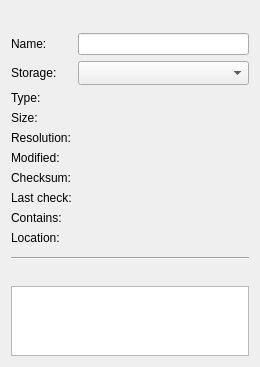
<?xml version="1.0" encoding="UTF-8"?>
<ui version="4.0">
 <class>RootsPreview</class>
 <widget class="QWidget" name="RootsPreview">
  <property name="geometry">
   <rect>
    <x>0</x>
    <y>0</y>
    <width>260</width>
    <height>360</height>
   </rect>
  </property>
  <layout class="QVBoxLayout" name="main_layout">
   <item>
    <layout class="QHBoxLayout" name="title_layout">
     <item>
      <widget class="ElidedLabel" name="name_label">
       <property name="font">
        <font>
         <bold>true</bold>
        </font>
       </property>
       <property name="textInteractionFlags">
        <set>Qt::TextInteractionFlag::TextSelectableByMouse</set>
       </property>
      </widget>
     </item>
     <item>
      <widget class="QLabel" name="title_icon">
       <property name="minimumSize">
        <size>
         <width>16</width>
         <height>16</height>
        </size>
       </property>
       <property name="maximumSize">
        <size>
         <width>16</width>
         <height>16</height>
        </size>
       </property>
      </widget>
     </item>
    </layout>
   </item>
   <item>
    <layout class="QFormLayout" name="form">
     <item row="0" column="0">
      <widget class="QLabel" name="root_name_label">
       <property name="text">
        <string>Name:</string>
       </property>
       <property name="buddy">
        <cstring>root_name_edit</cstring>
       </property>
      </widget>
     </item>
     <item row="0" column="1">
      <widget class="QLineEdit" name="root_name_edit">
       <property name="toolTip">
        <string>What the browser shows for this root and what a folder filter addresses. Nothing on disk changes.</string>
       </property>
      </widget>
     </item>
     <item row="1" column="0">
      <widget class="QLabel" name="root_storage_label">
       <property name="text">
        <string>Storage:</string>
       </property>
       <property name="buddy">
        <cstring>root_storage_combo</cstring>
       </property>
      </widget>
     </item>
     <item row="1" column="1">
      <widget class="QComboBox" name="root_storage_combo">
       <property name="sizeAdjustPolicy">
        <enum>QComboBox::SizeAdjustPolicy::AdjustToMinimumContentsLengthWithIcon</enum>
       </property>
       <property name="minimumContentsLength">
        <number>8</number>
       </property>
       <property name="toolTip">
        <string>What this folder lives on. A removable drive or a disc may be away; its resources stay in the catalog.</string>
       </property>
      </widget>
     </item>
     <item row="2" column="0">
      <widget class="QLabel" name="type_label">
       <property name="text">
        <string>Type:</string>
       </property>
      </widget>
     </item>
     <item row="2" column="1">
      <widget class="QLabel" name="type_value">
       <property name="wordWrap">
        <bool>true</bool>
       </property>
      </widget>
     </item>
     <item row="3" column="0">
      <widget class="QLabel" name="size_label">
       <property name="text">
        <string>Size:</string>
       </property>
      </widget>
     </item>
     <item row="3" column="1">
      <widget class="QLabel" name="size_value">
       <property name="wordWrap">
        <bool>true</bool>
       </property>
      </widget>
     </item>
     <item row="4" column="0">
      <widget class="QLabel" name="resolution_label">
       <property name="text">
        <string>Resolution:</string>
       </property>
      </widget>
     </item>
     <item row="4" column="1">
      <widget class="QLabel" name="resolution_value">
       <property name="wordWrap">
        <bool>true</bool>
       </property>
      </widget>
     </item>
     <item row="5" column="0">
      <widget class="QLabel" name="modified_label">
       <property name="text">
        <string>Modified:</string>
       </property>
      </widget>
     </item>
     <item row="5" column="1">
      <widget class="QLabel" name="modified_value">
       <property name="wordWrap">
        <bool>true</bool>
       </property>
      </widget>
     </item>
     <item row="6" column="0">
      <widget class="QLabel" name="checksum_label">
       <property name="text">
        <string>Checksum:</string>
       </property>
      </widget>
     </item>
     <item row="6" column="1">
      <widget class="ElidedLabel" name="checksum_value"/>
     </item>
     <item row="7" column="0">
      <widget class="QLabel" name="checked_label">
       <property name="text">
        <string>Last check:</string>
       </property>
      </widget>
     </item>
     <item row="7" column="1">
      <widget class="ElidedLabel" name="checked_value"/>
     </item>
     <item row="8" column="0">
      <widget class="QLabel" name="contents_label">
       <property name="text">
        <string>Contains:</string>
       </property>
      </widget>
     </item>
     <item row="8" column="1">
      <widget class="QLabel" name="contents_value">
       <property name="wordWrap">
        <bool>true</bool>
       </property>
      </widget>
     </item>
     <item row="9" column="0">
      <widget class="QLabel" name="path_label">
       <property name="text">
        <string>Location:</string>
       </property>
      </widget>
     </item>
     <item row="9" column="1">
      <widget class="ElidedLabel" name="path_value"/>
     </item>
    </layout>
   </item>
   <item>
    <layout class="QVBoxLayout" name="buttons_layout">
     <property name="spacing">
      <number>4</number>
     </property>
    </layout>
   </item>
   <item>
    <widget class="ScaledImage" name="image_label"/>
   </item>
   <item>
    <widget class="QWidget" name="record_section">
     <layout class="QVBoxLayout" name="record_layout">
      <property name="leftMargin">
       <number>0</number>
      </property>
      <property name="topMargin">
       <number>0</number>
      </property>
      <property name="rightMargin">
       <number>0</number>
      </property>
      <property name="bottomMargin">
       <number>0</number>
      </property>
      <item>
       <widget class="QFrame" name="record_line">
        <property name="frameShape">
         <enum>QFrame::Shape::HLine</enum>
        </property>
        <property name="frameShadow">
         <enum>QFrame::Shadow::Sunken</enum>
        </property>
       </widget>
      </item>
      <item>
       <widget class="ElidedLabel" name="url_value"/>
      </item>
      <item>
       <widget class="ScrollingMarkdownView" name="description_view"/>
      </item>
     </layout>
    </widget>
   </item>
   <item>
    <spacer name="spacer">
     <property name="orientation">
      <enum>Qt::Orientation::Vertical</enum>
     </property>
     <property name="sizeHint" stdset="0">
      <size>
       <width>20</width>
       <height>0</height>
      </size>
     </property>
    </spacer>
   </item>
  </layout>
 </widget>
 <customwidgets>
  <customwidget>
   <class>ScaledImage</class>
   <extends>QWidget</extends>
   <header>rehuco_agent.rehuco.scaled_image</header>
  </customwidget>
  <customwidget>
   <class>ScrollingMarkdownView</class>
   <extends>QTextBrowser</extends>
   <header>rehuco_agent.rehuco.scrolling_markdown_view</header>
  </customwidget>
  <customwidget>
   <class>ElidedLabel</class>
   <extends>QLabel</extends>
   <header>borco_pyside.widgets.elided_label</header>
  </customwidget>
 </customwidgets>
 <resources/>
 <connections/>
</ui>
